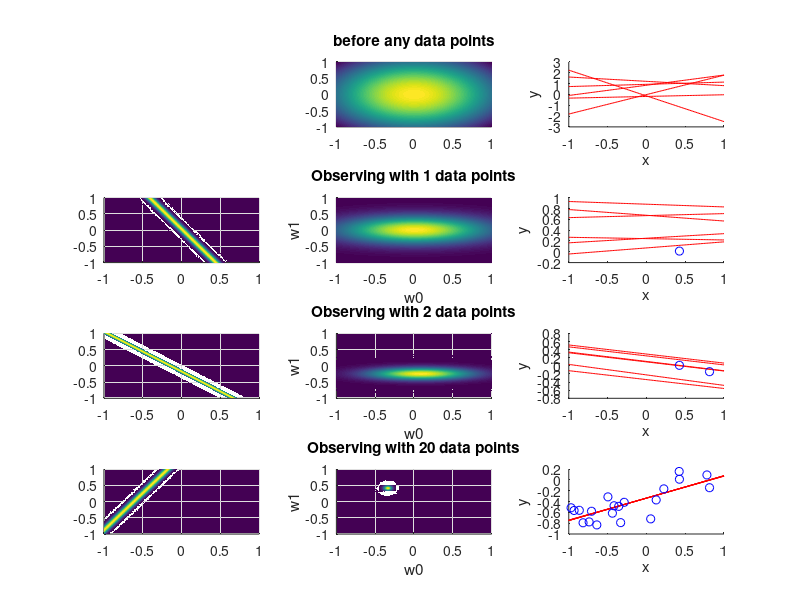
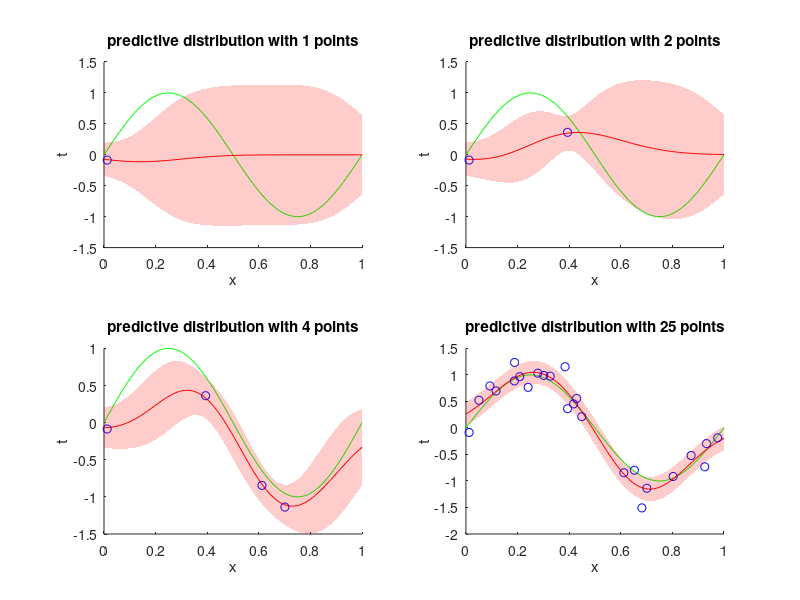

Write the MATLAB code that produced these figures, in order.
%%% ECE 414 Project 2
%%% Eugene Sokolov, Sheryan Resutov, Harrison Zhao

clear all
close all
clc

%% Part 1
a0 = -0.3;
a1 = 0.5;
sigmaN = 0.2;
alpha = 2;
beta = 25;
numSamp = 20;
nLines = 6;

xSpace=linspace(-1,1,100);

mu0 = 0;
mu1 = 0;
sigma0 = 1;
sigma1 = 1;

xsweep = linspace(-1,1,100);
xs = linspace(-1,1,1000);
x = unifrnd(-1,1,1,numSamp);
f = a0 + a1*x;
noise = normrnd(0,sigmaN,1,numSamp);
t = f + noise;
phi = [];
y = ones(1,numSamp);

figure
f = 2;

[W0,W1] = meshgrid(xs', xs');
W = [W0(:) W1(:)];
Wmean = [mu0 mu1];
Wstdev = [sigma0 sigma1];
p = mvnpdf(W, Wmean, Wstdev);
subplot(4,3,f)
f=f+1;
surf(W0,W1,reshape(p,1000,1000),'edgecolor', 'none');view(2)
title('before any data points')

w0 = normrnd(mu0,sigma0,1,nLines);
w1 = normrnd(mu1,sigma1,1,nLines);
    
for ii = 1:6
    y = w0(ii) + w1(ii) * xsweep;
    subplot(4,3,f)
    hold on
    plot(xsweep,y,'r');
    xlabel('x')
	ylabel('y')
end
f=f+1;

for N = 1:numSamp
    
    phi = [phi; -x(N)+1 x(N)+1];        
    A=[1 1;-1 1];
    Sinv = alpha*eye(2) + beta*phi'*phi;
    Sn = inv(Sinv);
    mN = beta*Sn*phi'*t(1:N)';
    
    D = A*mN;
    mu0 = D(1);
    mu1 = D(2);
    sigma0 = Sn(1,1);
    sigma1 = Sn(2,2);
    w0 = normrnd(mu0,sigma0,1,nLines);
    w1 = normrnd(mu1,sigma1,1,nLines);
    
    Wmean = [mu0 mu1];
    Wstdev = [sigma0 sigma1];
    likelihood = normpdf(t(N),W0+W1*x(N),1/beta);
    
    if(N==1||N==2||N==20)
        hold on
        subplot(4,3,f)
        f=f+1;
        surf(W0,W1,likelihood,'edgecolor','none');view(2)

        subplot(4,3,f)
        f=f+1;
        p = mvnpdf(W, Wmean, Wstdev);
        surf(W0,W1,reshape(p,1000,1000),'edgecolor', 'none');view(2)

        xlabel('w0')
        ylabel('w1')
        title(['Observing with ',num2str(N),' data points'])
        
        for ii = 1:6
            y = w0(ii) + w1(ii) * xsweep;
            subplot(4,3,f)
            hold on
            plot(xsweep,y,'r');
            xlabel('x')
            ylabel('y')
        end
        plot(x(1:N),t(1:N),'bo');
        f=f+1;
    end
    
end


%% Part 2
figure
alpha = 2;
beta = 25;
iter = 100;
numSamp = 25;
sigmaN = 0.2;
nBases = 9;
i = 1;

x = linspace(0,1,iter);
actual = sin(2*pi*x);
X = rand(1,numSamp);
noise = normrnd(0,sigmaN,1,numSamp);
t = sin(2*pi*X) + noise;

PHI= [];
p = zeros(iter,9);
phi = @(x,j) exp(-(x - 0.1*j).^2/sigmaN^2);
for j = 1:nBases
    p(:,j) = phi(x,j)';
end

for N = 1:numSamp
    
    PHI = [PHI; phi(X(N),1:9)];        
    Sinv = alpha*eye(nBases) + beta*PHI'*PHI;
    Sn = inv(Sinv);
    mN = beta*Sn*PHI'*t(1:N)';
    
    pred = (p * mN)';
    v = diag(repmat(1/beta,iter,iter) + p*Sn*p')';
    topPred = pred + sqrt(v);
    botPred = pred - sqrt(v);
    %v = repmat(1/beta,iter,iter) + p*Sn*p';
    %topPred = pred + sqrt(v(:,N))';
    %botPred = pred - sqrt(v(:,N))';

	if(N==1||N==2||N==4||N==numSamp)
	
	subplot(2,2,i)
    hold on;
	plot(x,actual,'g');
	plot(x,pred,'r');
    plot(X(1:N), t(1:N), 'bo');
    X1=[x,fliplr(x)];
    Y=[topPred,fliplr(botPred)];
    h = fill(X1,Y,'r','edgecolor','none');
    set(h,'facealpha',0.2);
        
	title(['predictive distribution with ',num2str(N),' points']);
	xlabel('x');
	ylabel('t');	
    hold off;
    i=i+1;
	end
end



